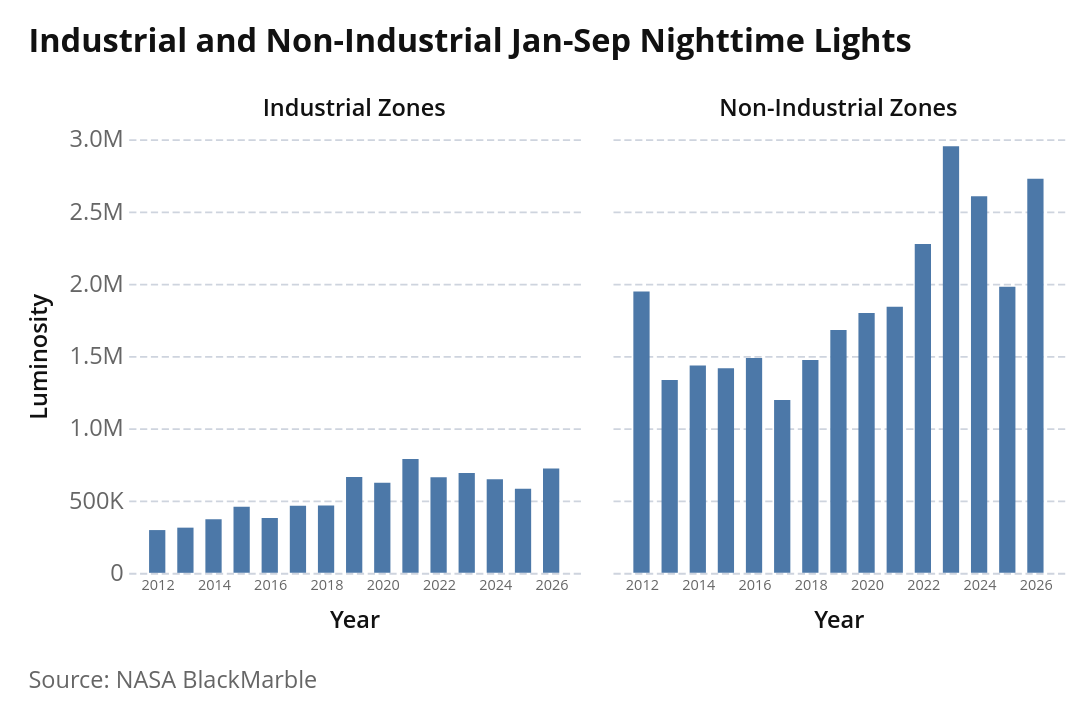

Source (notebook cell):
### Markdown cell above
### 2.1 Quarterly Trends in Industrial vs Non-Industrial Areas

### Code cell
# Fig 2.1: Quarterly Trends in Industrial vs Non-Industrial Areas
ind_quarter_data = (
    ntl_corrected[["date", "year_col", "ntl_ind_5km_sum", "ntl_noind_5km_sum"]]
    .melt(
        id_vars=["date", "year_col"],
        value_vars=["ntl_ind_5km_sum", "ntl_noind_5km_sum"],
        var_name="type",
        value_name="ntl_sum",
    )
    .assign(
        type=lambda d: d["type"].replace(
            {
                "ntl_ind_5km_sum": "Industrial Zones",
                "ntl_noind_5km_sum": "Non-Industrial Zones",
            }
        ),
        year=lambda d: d["year_col"].astype(str),
    )
)
chart = (
    alt.Chart(ind_quarter_data)
    .mark_bar(size=9)
    .encode(
        x=alt.X(
            "date:T",
            title="Year",
            axis=alt.Axis(
                format="%Y", labelFontSize=8, tickCount={"interval": "year", "step": 2}
            ),
            scale=alt.Scale(nice=False, padding=16),
        ),
        y=alt.Y(
            "ntl_sum:Q",
            title="Luminosity",
            axis=alt.Axis(labelExpr=az.vega_scale_labelExpr()),
        ),
        tooltip=[
            alt.Tooltip("type:N", title="Type"),
            alt.Tooltip("year(date):T", title="Year", format="%Y"),
            alt.Tooltip("ntl_sum:Q", format=",.0f", title="NTL Sum"),
        ],
    )
    .properties(width=250, height=240)
    .facet(column=alt.Column("type:N", title=""))
    .properties(
        title=alt.Title(
            text=f"Industrial and Non-Industrial {report_period_label} Nighttime Lights",
        )
    )
)
az.add_caption(chart, "Source: NASA BlackMarble")

### Figure 1 — Vega-Lite specification as saved in the notebook (floating-point values rounded to 4 significant figures)
{"config": {"background": "white", "padding": 15, "mark": {"tooltip": true}, "point": {"filled": true, "size": 60, "stroke": "white", "strokeWidth": 1}, "circle": {"filled": true, "stroke": "white", "strokeWidth": 1}, "square": {"filled": true, "stroke": "white", "strokeWidth": 1}, "line": {"strokeWidth": 4, "strokeCap": "round", "strokeJoin": "round"}, "bar": {"cornerRadiusEnd": 0}, "area": {"opacity": 0.7}, "arc": {"stroke": "white", "strokeWidth": 1}, "rect": {"stroke": "#8A969F", "strokeWidth": 0.5}, "geoshape": {"stroke": "#666666", "strokeWidth": 0.3, "strokeJoin": "round", "strokeCap": "round"}, "title": {"font": "Open Sans, sans-serif", "fontSize": 18, "fontWeight": 700, "lineHeight": 22, "color": "#111111", "anchor": "start", "offset": 21, "subtitleFont": "Open Sans, sans-serif", "subtitleFontSize": 15, "subtitleFontWeight": 400, "subtitleLineHeight": 18, "subtitleColor": "#666666", "subtitlePadding": 3}, "axis": {"domain": false, "grid": true, "gridColor": "#CED4DE", "gridDash": [4, 2], "gridWidth": 1, "labelFont": "Open Sans, sans-serif", "labelFontSize": 13, "labelFontWeight": 400, "labelColor": "#666666", "labelPadding": 3, "tickColor": "#CED4DE", "tickSize": 5, "tickCount": 5, "titleFont": "Open Sans, sans-serif", "titleFontSize": 13, "titleFontWeight": 600, "titleColor": "#111111", "titlePadding": 9}, "axisX": {"grid": false, "tickSize": 0, "labelAngle": 0}, "axisY": {"domain": false, "ticks": false, "gridColor": "#CED4DE", "gridDash": [4, 2], "gridWidth": 1}, "axisQuantitative": {"tickCount": 5}, "axisBand": {"labelPadding": 6, "tickSize": 0}, "axisTemporal": {"grid": false}, "legend": {"labelFont": "Open Sans, sans-serif", "labelFontSize": 13, "labelFontWeight": 600, "labelColor": "#111111", "titleFont": "Open Sans, sans-serif", "titleFontSize": 13, "titleFontWeight": 600, "titleColor": "#111111", "titlePadding": 3, "symbolSize": 196, "symbolStrokeWidth": 0, "padding": 15, "offset": 21, "columnPadding": 21, "orient": "bottom", "labelLimit": 200, "titleLimit": 200}, "view": {"stroke": null, "continuousWidth": 600, "continuousHeight": 400}, "range": {"category": ["#34A7F2", "#FF9800", "#664AB6", "#4EC2C0", "#F3578E", "#081079", "#0C7C68", "#AA0000", "#DDDA21"], "diverging": ["#920000", "#BD6126", "#E3A763", "#EFEFEF", "#80BDE7", "#3587C3", "#025288"], "heatmap": ["#E3F6FD", "#75CCEC", "#089BD4", "#0169A1", "#023B6F"], "ordinal": ["#E3F6FD", "#75CCEC", "#089BD4", "#0169A1", "#023B6F"], "ramp": ["#E3F6FD", "#75CCEC", "#089BD4", "#0169A1", "#023B6F"]}, "scale": {"bandPaddingInner": 0.2, "bandPaddingOuter": 0.1, "pointPadding": 0.5}, "header": {"labelFont": "Open Sans, sans-serif", "labelFontSize": 13, "labelFontWeight": 600, "labelColor": "#111111", "titleFont": "Open Sans, sans-serif", "titleFontSize": 15, "titleFontWeight": 600, "titleColor": "#111111"}, "concat": {"spacing": 18}, "facet": {"spacing": 18}, "selection": {"point": {"on": "click", "clear": "dblclick"}, "interval": {"mark": {"fill": "#0071BC", "fillOpacity": 0.15, "stroke": "#0071BC", "strokeWidth": 1}}}}, "vconcat": [{"facet": {"column": {"field": "type", "title": "", "type": "nominal"}}, "spec": {"mark": {"type": "bar", "size": 9}, "encoding": {"tooltip": [{"field": "type", "title": "Type", "type": "nominal"}, {"field": "date", "format": "%Y", "timeUnit": "year", "title": "Year", "type": "temporal"}, {"field": "ntl_sum", "format": ",.0f", "title": "NTL Sum", "type": "quantitative"}], "x": {"axis": {"format": "%Y", "labelFontSize": 8, "tickCount": {"interval": "year", "step": 2}}, "field": "date", "scale": {"nice": false, "padding": 16}, "title": "Year", "type": "temporal"}, "y": {"axis": {"labelExpr": "datum.value === 0 ? '0' : abs(datum.value) >= 1e9 ? (abs(datum.value/1e9) >= 100 ? '' + format(datum.value/1e9, ',.0f') + 'B' : abs(datum.value/1e9) >= 1 ? '' + format(datum.value/1e9, ',.1f') + 'B' : '' + format(datum.value/1e9, ',.2f') + 'B') : abs(datum.value) >= 1e6 ? (abs(datum.value/1e6) >= 100 ? '' + format(datum.value/1e6, ',.0f') + 'M' : abs(datum.value/1e6) >= 1 ? '' + format(datum.value/1e6, ',.1f') + 'M' : '' + format(datum.value/1e6, ',.2f') + 'M') : abs(datum.value) >= 1e4 ? (abs(datum.value/1e3) >= 100 ? '' + format(datum.value/1e3, ',.0f') + 'K' : abs(datum.value/1e3) >= 1 ? '' + format(datum.value/1e3, ',.1f') + 'K' : '' + format(datum.value/1e3, ',.2f') + 'K') : (abs(datum.value) >= 100 ? '' + format(datum.value, ',.0f') + '' : abs(datum.value) >= 1 ? '' + format(datum.value, ',.1f') + '' : '' + format(datum.value, ',.2f') + '')"}, "field": "ntl_sum", "title": "Luminosity", "type": "quantitative"}}, "height": 240, "width": 250}, "title": {"text": "Industrial and Non-Industrial Jan-Sep Nighttime Lights"}}], "data": {"name": "data-0f76266e2cff643b6e85cabdad27197d"}, "title": {"text": "Source: NASA BlackMarble", "anchor": "start", "color": "#666666", "font": "Open Sans, sans-serif", "fontSize": 13, "fontWeight": 400, "lineHeight": 20, "offset": 21, "orient": "bottom"}, "$schema": "https://vega.github.io/schema/vega-lite/v6.1.0.json", "datasets": {"data-0f76266e2cff643b6e85cabdad27197d": [{"date": "2012-01-01T00:00:00", "year_col": 2012, "type": "Industrial Zones", "ntl_sum": 295700.0, "year": "2012"}, {"date": "2013-01-01T00:00:00", "year_col": 2013, "type": "Industrial Zones", "ntl_sum": 312400.0, "year": "2013"}, {"date": "2014-01-01T00:00:00", "year_col": 2014, "type": "Industrial Zones", "ntl_sum": 370800.0, "year": "2014"}, {"date": "2015-01-01T00:00:00", "year_col": 2015, "type": "Industrial Zones", "ntl_sum": 457500.0, "year": "2015"}, {"date": "2016-01-01T00:00:00", "year_col": 2016, "type": "Industrial Zones", "ntl_sum": 380000.0, "year": "2016"}, {"date": "2017-01-01T00:00:00", "year_col": 2017, "type": "Industrial Zones", "ntl_sum": 464700.0, "year": "2017"}, {"date": "2018-01-01T00:00:00", "year_col": 2018, "type": "Industrial Zones", "ntl_sum": 464900.0, "year": "2018"}, {"date": "2019-01-01T00:00:00", "year_col": 2019, "type": "Industrial Zones", "ntl_sum": 663500.0, "year": "2019"}, {"date": "2020-01-01T00:00:00", "year_col": 2020, "type": "Industrial Zones", "ntl_sum": 622400.0, "year": "2020"}, {"date": "2021-01-01T00:00:00", "year_col": 2021, "type": "Industrial Zones", "ntl_sum": 787500.0, "year": "2021"}, {"date": "2022-01-01T00:00:00", "year_col": 2022, "type": "Industrial Zones", "ntl_sum": 660400.0, "year": "2022"}, {"date": "2023-01-01T00:00:00", "year_col": 2023, "type": "Industrial Zones", "ntl_sum": 690600.0, "year": "2023"}, {"date": "2024-01-01T00:00:00", "year_col": 2024, "type": "Industrial Zones", "ntl_sum": 648000.0, "year": "2024"}, {"date": "2025-01-01T00:00:00", "year_col": 2025, "type": "Industrial Zones", "ntl_sum": 581200.0, "year": "2025"}, {"date": "2026-01-01T00:00:00", "year_col": 2026, "type": "Industrial Zones", "ntl_sum": 721800.0, "year": "2026"}, {"date": "2012-01-01T00:00:00", "year_col": 2012, "type": "Non-Industrial Zones", "ntl_sum": 1946000.0, "year": "2012"}, {"date": "2013-01-01T00:00:00", "year_col": 2013, "type": "Non-Industrial Zones", "ntl_sum": 1335000.0, "year": "2013"}, {"date": "2014-01-01T00:00:00", "year_col": 2014, "type": "Non-Industrial Zones", "ntl_sum": 1435000.0, "year": "2014"}, {"date": "2015-01-01T00:00:00", "year_col": 2015, "type": "Non-Industrial Zones", "ntl_sum": 1415000.0, "year": "2015"}, {"date": "2016-01-01T00:00:00", "year_col": 2016, "type": "Non-Industrial Zones", "ntl_sum": 1486000.0, "year": "2016"}, {"date": "2017-01-01T00:00:00", "year_col": 2017, "type": "Non-Industrial Zones", "ntl_sum": 1195000.0, "year": "2017"}, {"date": "2018-01-01T00:00:00", "year_col": 2018, "type": "Non-Industrial Zones", "ntl_sum": 1472000.0, "year": "2018"}, {"date": "2019-01-01T00:00:00", "year_col": 2019, "type": "Non-Industrial Zones", "ntl_sum": 1679000.0, "year": "2019"}, {"date": "2020-01-01T00:00:00", "year_col": 2020, "type": "Non-Industrial Zones", "ntl_sum": 1798000.0, "year": "2020"}, {"date": "2021-01-01T00:00:00", "year_col": 2021, "type": "Non-Industrial Zones", "ntl_sum": 1841000.0, "year": "2021"}, {"date": "2022-01-01T00:00:00", "year_col": 2022, "type": "Non-Industrial Zones", "ntl_sum": 2275000.0, "year": "2022"}, {"date": "2023-01-01T00:00:00", "year_col": 2023, "type": "Non-Industrial Zones", "ntl_sum": 2950000.0, "year": "2023"}, {"date": "2024-01-01T00:00:00", "year_col": 2024, "type": "Non-Industrial Zones", "ntl_sum": 2604000.0, "year": "2024"}, {"date": "2025-01-01T00:00:00", "year_col": 2025, "type": "Non-Industrial Zones", "ntl_sum": 1979000.0, "year": "2025"}, {"date": "2026-01-01T00:00:00", "year_col": 2026, "type": "Non-Industrial Zones", "ntl_sum": 2725000.0, "year": "2026"}]}}
